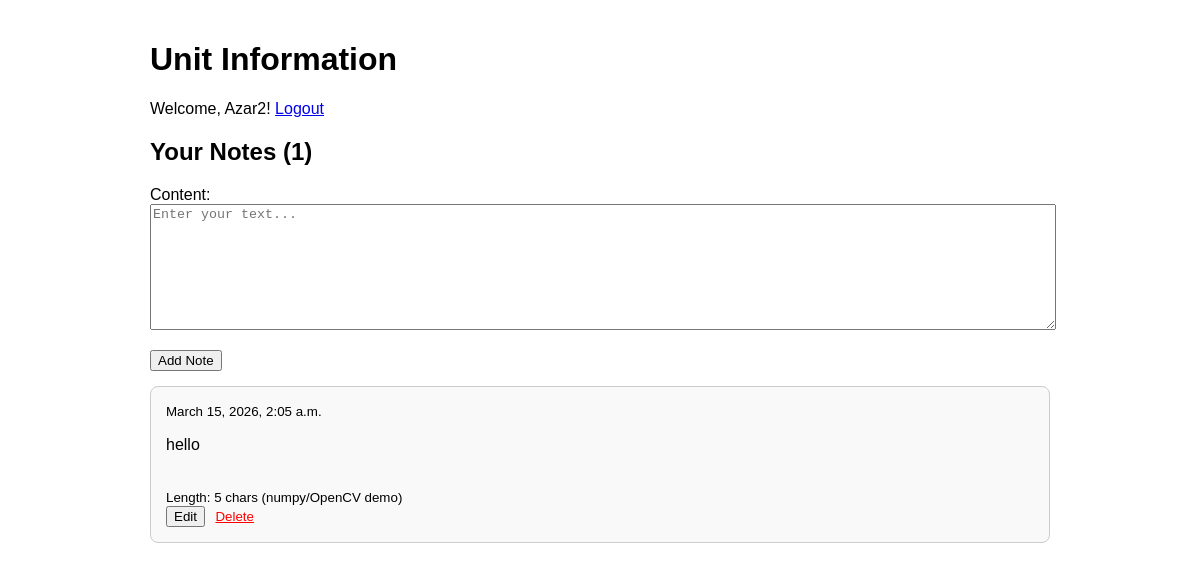
The app's page / (signed in), older data.
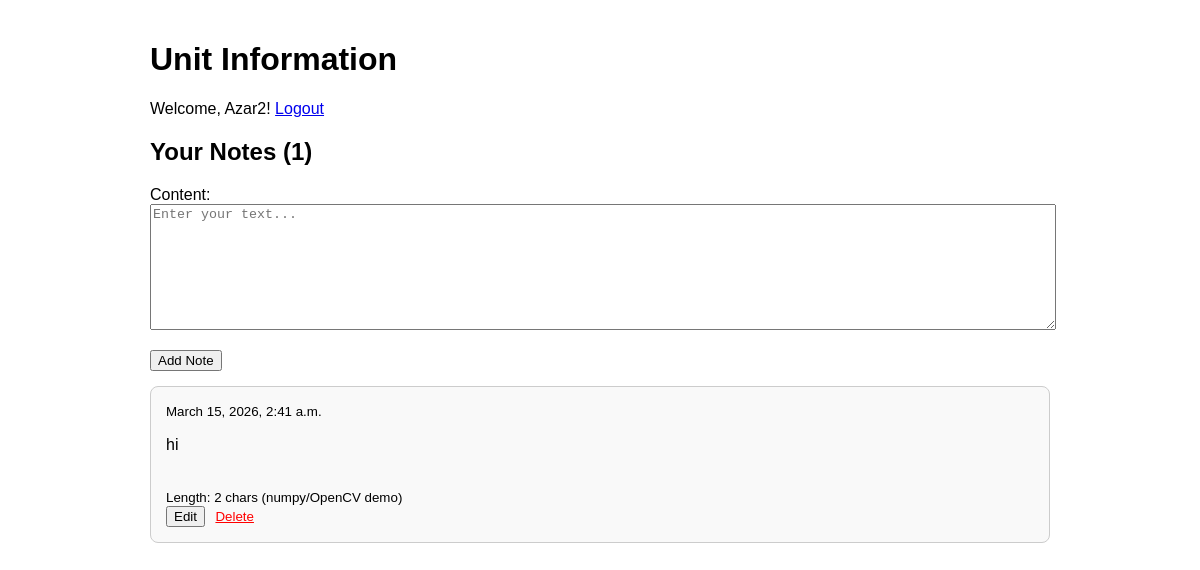
The same page, newer data.
### notes/models.py (models this page shows, shortened)
class Note(models.Model):
    user = models.ForeignKey(User, on_delete=models.CASCADE, related_name='notes')
    content = models.TextField()
    created_at = models.DateTimeField(auto_now_add=True)
    def get_length_info(self):
        import numpy as np
        text_array = np.array([len(self.content)])
        return f"Length: {text_array[0]} chars (numpy/OpenCV demo)"

### notes/views.py (the view)
# urls.py: path('', views.home, name='home'),
def home(request):
    if request.user.is_authenticated:
        notes = Note.objects.filter(user=request.user).order_by('-created_at')
    else:
        notes = []
    form = NoteForm()
    return render(request, 'notes/home.html', {
        'form': form,
        'notes': notes,
        'is_authenticated': request.user.is_authenticated,
    })

### notes/forms.py
class NoteForm(forms.ModelForm):
    class Meta:
        model = Note
        fields = ['content']
        widgets = {
            'content': forms.Textarea(attrs={'rows': 5, 'placeholder': 'Enter your text...'}),
        }

### notes/templates/notes/home.html (shortened to what this page needs)
<!DOCTYPE html>
<html lang="en">
<head>
</head>
<body>
    <h1>Unit Information</h1>
    {% if user.is_authenticated %}
        <p>Welcome, {{ user.username }}! <a href="{% url 'logout' %}">Logout</a></p>
        <h2>Your Notes ({{ notes.count }})</h2>
        <form method="post" action="{% url 'add_note' %}">
            {{ form.as_p }}
            <button type="submit">Add Note</button>
        </form>
        {% for note in notes %}
    <div style="border: 1px solid #ccc; padding: 15px; margin: 15px 0; border-radius: 8px; background: #f9f9f9;">
        <small>{{ note.created_at }}</small><br>
        <div id="v{{ note.id }}">
            {{ note.content|linebreaks }}<br>
            <small>{{ note.get_length_info }}</small>
        </div>
        <button type="button" id="editbtn{{ note.id }}"
                onclick="document.getElementById('v{{ note.id }}').style.display='none';
                         document.getElementById('e{{ note.id }}').style.display='block';
                         this.style.display='none';">
            Edit
        </button>
        <form method="post" action="{% url 'delete_note' note_id=note.id %}"
              style="display:inline; margin-left: 0px;"
              onsubmit="return confirm('Are you sure you want to delete this note?');">
            <button type="submit" style="color: red; border: none; background: none; cursor: pointer; text-decoration: underline;">
                Delete
            </button>
        </form>
    </div>
{% empty %}
    <p>You have no notes yet. Add one above!</p>
{% endfor %}
    {% else %}
        <p>Please <a href="{% url 'login' %}">login</a> or <a href="{% url 'register' %}">register</a> to add and see your personal notes.</p>
    {% endif %}
</body>
</html>

Row changes from the older to the newer data that the page shows:
removed Note: created_at "March 15, 2026, 2:05 a.m.", content "hello", get_length_info "Length: 5 chars (numpy/OpenCV demo)"
added Note: created_at "March 15, 2026, 2:41 a.m.", content "hi", get_length_info "Length: 2 chars (numpy/OpenCV demo)"
